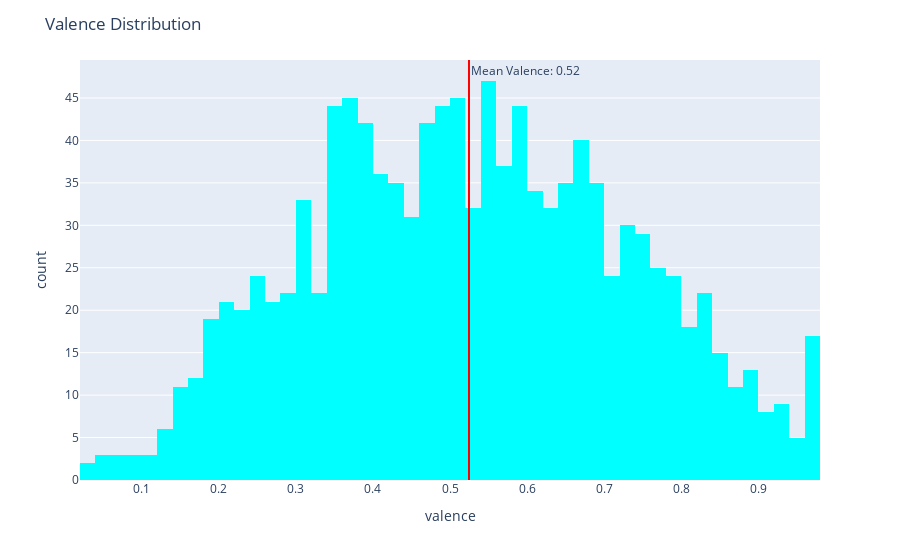

Here is the notebook cell this chart was saved with:
### Code cell
fig = px.histogram(df, x="valence", marginal=None, hover_data=df.columns, color_discrete_sequence=['aqua'])
fig.update_layout(title='Valence Distribution')
mean_valence = df['valence'].mean()
fig.add_vline(x=mean_valence, line_color='red', annotation_text = f"Mean Valence: {mean_valence:.2f}", annotation_position = 'top right')

# Modify the bin size by changing the value of nbins
fig.update_traces(nbinsx=50)

fig.show()

### Figure 1 — Plotly figure (JSON) as saved in the notebook; plotly's stock layout.template omitted (floating-point values rounded to 4 significant figures; data arrays with more than 128 entries replaced by an {"elided": "..."} marker saying what was removed)
{"data": [{"alignmentgroup": "True", "bingroup": "x", "hovertemplate": "valence=%{x}<br>count=%{y}<extra></extra>", "legendgroup": "", "marker": {"color": "aqua", "pattern": {"shape": ""}}, "name": "", "nbinsx": 50, "offsetgroup": "", "orientation": "v", "showlegend": false, "type": "histogram", "x": {"elided": "1175 float values"}, "xaxis": "x", "yaxis": "y"}], "layout": {"annotations": [{"showarrow": false, "text": "Mean Valence: 0.52", "x": 0.5246, "xanchor": "left", "xref": "x", "y": 1, "yanchor": "top", "yref": "y domain"}], "barmode": "relative", "legend": {"tracegroupgap": 0}, "margin": {"t": 60}, "shapes": [{"line": {"color": "red"}, "type": "line", "x0": 0.5246, "x1": 0.5246, "xref": "x", "y0": 0, "y1": 1, "yref": "y domain"}], "title": {"text": "Valence Distribution"}, "xaxis": {"anchor": "y", "domain": [0, 1], "title": {"text": "valence"}}, "yaxis": {"anchor": "x", "domain": [0, 1], "title": {"text": "count"}}}}
